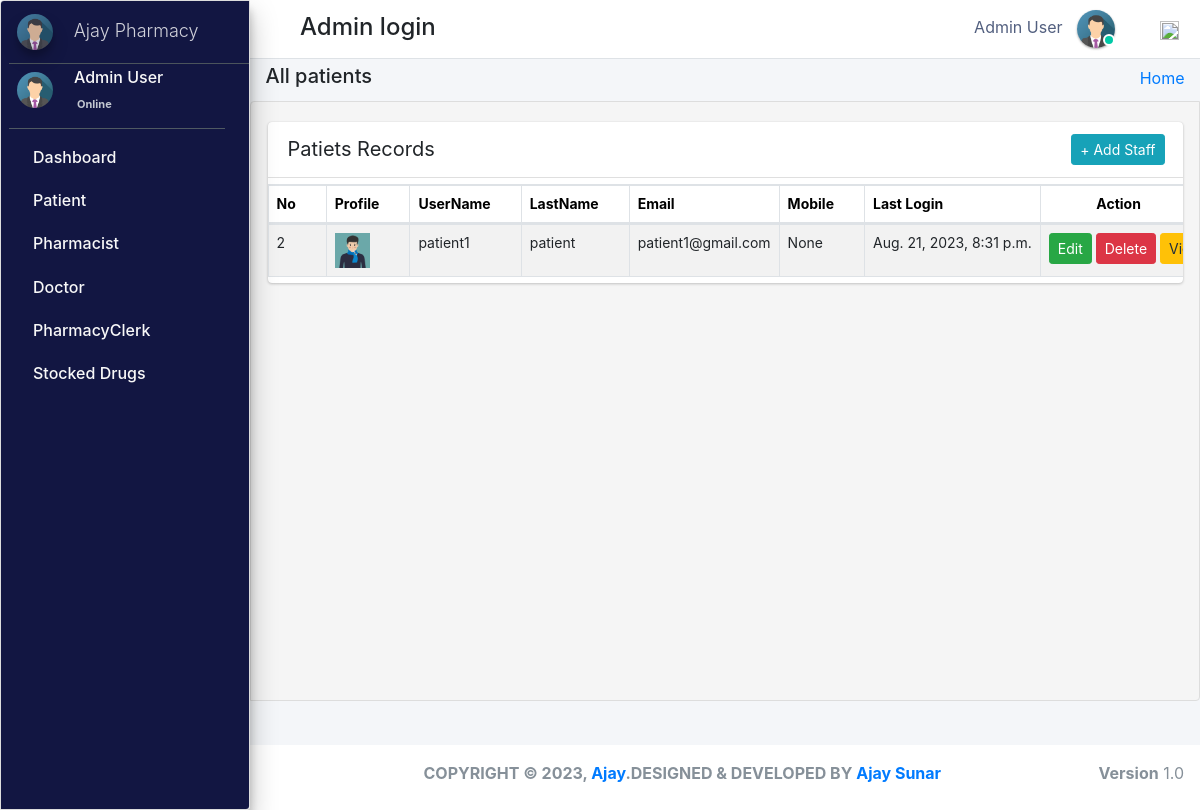
/admin_user/all_patients/ (signed in), run on the app's committed database.
### pharmacy/models.py (models this page shows, shortened)
class CustomUser(AbstractUser):
    user_type_data = ((1, "AdminHOD"), (2, "Pharmacist"), (3, "Doctor"), (4, "PharmacyClerk"),(5, "Patients"))
    user_type = models.CharField(default=1, choices=user_type_data, max_length=10)

class AdminHOD(models.Model):
    gender_category=(
        ('Male','Male'),
        ('Female','Female'),
    )
    admin = models.OneToOneField(CustomUser,null=True, on_delete = models.CASCADE)
    emp_no= models.CharField(max_length=100,null=True,blank=True)
    gender=models.CharField(max_length=100,null=True,choices=gender_category)
    mobile=models.CharField(max_length=10,null=True,blank=True)
    address=models.CharField(max_length=300,null=True,blank=True)
    profile_pic=models.ImageField(default="admin.png",null=True,blank=True)
    created_at = models.DateTimeField(auto_now_add=True)
    updated_at = models.DateTimeField(auto_now=True)
    date_employed=models.DateTimeField(auto_now_add=True, auto_now=False)
    objects = models.Manager()

class Patients(models.Model):
    gender_category=(
        ('Male','Male'),
        ('Female','Female'),
    )
    admin = models.OneToOneField(CustomUser,null=True, on_delete = models.CASCADE)
    reg_no=models.CharField(max_length=30,null=True,blank=True,unique=True)
    gender=models.CharField(max_length=7,null=True,blank=True,choices=gender_category)
    first_name=models.CharField(max_length=20,null=True,blank=True)
    last_name=models.CharField(max_length=20,null=True,blank=True)
    dob=models.DateTimeField(auto_now_add= False, auto_now=False,null=True,blank=True)
    phone_number=models.CharField(max_length=10,null=True,blank=True)
    profile_pic=models.ImageField(default="patient.jpg",null=True,blank=True)
    age= models.IntegerField(default='0', blank=True, null=True)
    address=models.CharField(max_length=300,null=True,blank=True)
    date_admitted=models.DateTimeField(auto_now_add=True, auto_now=False)
    last_updated = models.DateTimeField(auto_now_add=False, auto_now=True)

### pharmacy/HODViews.py (the view, shortened to what this page needs)
# urls.py: path('admin_user/all_patients/',HODViews.allPatients,name='all_patients'),
def allPatients(request):
    form=PatientSearchForm1(request.POST or None)
    patients=Patients.objects.all()
    context={
        "patients":patients,
        "form":form,
        "title":"Admitted Patients"
    }
    return render(request,'hod_templates/admited_patients.html',context)

### pharmacy/LoginCheckMiddleWare.py (called while the page is built, shortened)
    def process_view(self, request, view_func, view_args, view_kwargs):
        modulename = view_func.__module__
        user = request.user
        if user.is_authenticated:
            if user.user_type == "1":
                if modulename == "pharmacy.HODViews":
                    pass
                elif modulename == "":
                    pass
                elif modulename == "pharmacy.views" or modulename == "django.views.static":
                    pass
                else:
                    pass
            else:
                return redirect("login")
        else:
            if request.path == reverse("login"):
                pass
            else:
                return redirect("login")

### pharmacy/templates/hod_templates/admited_patients.html (shortened to what this page needs)
{% extends 'hod_templates/base_template.html'%}
{% load static %}
{% block page_title %}
<h5>All patients</h5>
{% endblock page_title %}
{% block main_content %}
<section class="content">
    <div class="row">
        <div class="col-md-12 px-3">
            <div class="card card-primar sc">
                <div class="card-header">
                    <span>Patiets Records</span>
                   <div class="card-tools d-flex">
                <a class="btn btn-sm btn-info mr-2" href="{% url 'patient_form' %}" role="button">+ Add Staff</a>
            </div>
                </div>
                <table  class="table table-bordered table-hover dataTable" id="plist">
                    <thead>
                            <tr>
                                    <th>No</th>
                                    <th>Profile</th>
                                    <th>UserName</th>
                                    <th>LastName</th>
                                    <th>Email</th>
                                    <th>Mobile</th>
                                     <th>Last Login</th>
                                     <th class="text-center">Action</th>
                            </tr>
                    </thead>
                    <tbody>
                            {% for patient in patients %}
                            <tr class="hov"> <td>{{patient.admin.id}}</td>
                                <td> <img src="{{patient.profile_pic.url}}" class="" width="35" height="35" alt=""></td>
                                <td>{{patient.admin}}</td>
                                <td>{{patient.admin.last_name}}</td>
                                <td>{{patient.admin.email}}</td>
                                <td>{{patient.phone_number}}</td>
                                <td>{{patient.admin.last_login}}</td>
                                <td><a href="{% url 'edit_patient' patient.admin.id %}" class="btn btn-sm btn-success">Edit</a>
                                    <a href="{% url 'delete_patient' patient.id %}" class="btn btn-sm btn-danger">Delete</a></<a>
                                    <a href="{% url 'patient_record' patient.id %}" class="btn btn-sm btn-warning">View</a></td>
                            </tr>
                            {% endfor %}
                    </tbody>
                </table>
            </div>
        </div>
    </div>
</section>
{% endblock %}

### pharmacy/templates/hod_templates/base_template.html (shortened to what this page needs)
{% extends 'base_file.html' %} {% block htm %}
<body class="hold-transition sidebar-mini layout-fixed">
    <div class="wrapper">
        <nav class="main-header navbar navbar-expand navbar-white navbar-light">
            <ul class="navbar-nav">
                <li class="nav-item">
                    <a class="nav-link" data-widget="pushmenu" href="#" role="button"></a>
                </li>
            </ul>
            <h4 style="margin-left: 10px; margin-top: 5px;">Admin login </h4>
            <ul class="navbar-nav ml-auto">
                <li class="mx-3">
                    <a href="#" class="sm-submenu-with-image a">
                        <span>{{user.first_name}}  {{user.last_name}}</span>
                        <img src="{{request.user.adminhod.profile_pic.url}}" class="img-circle elevation-1" width="38" height="38" alt="">
                        <span class="avatar-status avatar-sm-status avatar-status-success"></span>
                    </a>
                </li>
                <li class="nav-item dropdown ml-3 low">
                    <a href="#" class="btn btn-outlined btn-black text-muted bg-transparent " data-toggle="dropdown" aria-expanded="false" data-wow-delay="0.7s"><img src="https://img.icons8.com/ios/50/000000/settings.png" width="19" height="19">
                    </a>
                </li>
            </ul>
        </nav>
        {% include 'hod_templates/sidebar.html'%}
        <div class="content-wrapper">
            <div class="content-header">
                <div class="container-fluid">
                    <div class="row ">
                        <div class="col-sm-6">
                            <h1 class="m-0 text-dark">
                                {% block page_title %} {% endblock page_title %}
                            </h1>
                        </div>
                        <div class="col-sm-6 ">
                            <ol class="breadcrumb float-sm-right">
                                <li class="breadcrumb-item"><a href="">Home</a></li>
                            </ol>
                        </div>
                    </div>
                </div>
            </div>
            {% block main_content %} {% endblock main_content %}
        </div>
        {% include 'hod_templates/footer.html'%}
    </div>
    {% endblock htm %}

### pharmacy/templates/hod_templates/sidebar.html (shortened to what this page needs)
<aside class="main-sidebar sidebar-dark-primary elevation-4">
    <a href="" class="brand-link ml-2">
        <img src="{{request.user.adminhod.profile_pic.url}}" alt="" width="36" height="36" class=" img-circle elevation-3" style="opacity: .8">
        <span class="brand-text font-weight-light mt-1 ml-3 mmust">Ajay  Pharmacy</span>
    </a>
    <div class="sidebar">
        <div class="user-panel mr-3">
            <div class="pull-left image sm-submenu-with-image a ml-2 ">
                <img src="{{request.user.adminhod.profile_pic.url}}" class="img-circle mt-2" width="36" height="36" alt="User Image">
            </div>
            <div class="pull-left info">
                <p>{{user.first_name}} {{user.last_name}}</p>
                <a href="#"> Online</a>
            </div>
        </div>
        <nav class="mt-2">
            <ul class="nav nav-pills nav-sidebar flex-column" data-widget="treeview" role="menu" data-accordion="false">
                <li class="nav-item">
                    <a href="{% url  'admin_dashboard' %}" class="nav-link">
                        <p>
                            Dashboard
                        </p>
                    </a>
                </li>
                <li class="nav-item">
                    <a href="#" class="nav-link">
                        <p>
                            Patient
                        </p>
                    </a>
                </li>
                <li class="nav-item">
                    <a href="#" class="nav-link">
                        <p>
                            Pharmacist
                        </p>
                    </a>
                </li>
                <li class="nav-item">
                    <a href="#" class="nav-link">
                        <p>
                            Doctor
                        </p>
                    </a>
                </li>
                <li class="nav-item">
                    <a href="#" class="nav-link">
                        <p>
                            PharmacyClerk
                        </p>
                    </a>
                </li>
                <li class="nav-item">
                    <a href="#" class="nav-link">
                        <p>
                            Stocked Drugs
                        </p>
                    </a>
                </li>
            </ul>
        </nav>
    </div>
</aside>

### static/css/main.css (style rules this page uses)
html { font-family: sans-serif; line-height: 1.15; -webkit-text-size-adjust: 100%; -webkit-tap-highlight-color: transparent; }
body { overflow-y: hidden; overflow-x: hidden; font-family: -apple-system, BlinkMacSystemFont, "Segoe UI", Roboto, "Helvetica Neue", Arial, "Noto Sans", sans-serif, "Apple Color Emoji", "Segoe UI Emoji", "Segoe UI Symbol", "Noto Color Emoji" !important; }
th { color: rgb(0, 0, 0); font-size: 14px !important; }
.content { background-color: #f5f5f5; border: 1px solid #dddddd; border-radius: 4px 0px 4px 0px; left: -1px; padding: 10px 7px 5px; }
.main-sidebar { background: #ffffff; border: 1px solid #dddddd; border-radius: 4px 0px 4px 0px; font-weight: bold; }
.content { height: 75vh; overflow-y: scroll; overflow-x: hidden; }
.sc { white-space: nowrap; display: block; overflow-x: hidden !important; }
.content .row { margin-top: 20px !important; }
.main-sidebar { background-color: #121642 !important; color: white !important; }
.main-sidebar p { color: #f8f8f8 !important; font-weight: 500 !important }
td { font-size: 14px !important; }
.hov { transition: transform .5s; }
.avatar-status { position: absolute; bottom: 12px; right: 75.4px; display: -ms-inline-flexbox; display: inline-flex; -ms-flex-negative: 0; flex-shrink: 0; -ms-flex-pack: center; justify-content: center; -ms-flex-align: center; align-items: center; white-space: nowrap; text-align: center; vertical-align: baseline; font-weight: 600; border: .125rem solid #fff; width: 12px; height: 12px; line-height: 1; font-size: .71094rem; border-radius: 50%; }
.avatar-status-success { color: #fff; background-color: #00c9a7; }
.card-header span { font-size: 20px !important; }
.table>tbody>tr>td, .table>tbody>tr>th, .table>tfoot>tr>td, .table>tfoot>tr>th, .table>thead>tr>td, .table>thead>tr>th { padding: 8px; line-height: 1.42857143; vertical-align: top; }
.pull-left { float: left; }
.pull-left { float: left!important; }
.user-panel>.info { padding: 5px 5px 5px 15px; line-height: 1; position: absolute; left: 55px; }
.user-panel>.info>p { font-weight: 600; margin-bottom: 9px; }
p { margin: 0 0 10px; }
.user-panel { padding-bottom: 20px; }
.user-panel:after { clear: both; }
.user-panel:before, .user-panel:after { content: " "; display: table; }
.user-panel>.info>a { text-decoration: none; padding-right: 5px; margin-top: 3px; font-size: 11px; overflow: hidden; white-space: nowrap; }
.mmust { overflow: hidden; white-space: nowrap; font-size: 18px; }
.table { background: white !important; }
.container-fluid { width: 100%; padding-right: 15px; padding-left: 15px; margin-right: auto; margin-left: auto; }
.row { display: flex; flex-wrap: wrap; margin-right: -15px; margin-left: -15px; }
.d-flex { display: flex !important; z-index: 44; }
.d-flex { display: flex !important; }
.table tbody tr:nth-of-type(odd) { background-color: rgba(0, 0, 0, .05) !important; }
.table tbody tr:nth-of-type(odd) { background-color: rgba(197, 197, 197, 0.05) !important; }
.img-circle { border-radius: 50%; }
.content-wrapper .content-header { padding: 5px 0.5rem !important; }

### static/css/profile.css (style rules this page uses)
li { list-style-type: none ! }
.navbar-nav span { color: #525f7f !important; margin-right: 10px !important; }
body { font-family: 'Rubik', sans-serif; height: 100% !important; }
.table tbody tr:nth-of-type(odd) { background-color: rgba(0, 0, 0, .05) !important; }

### data on the page
CustomUser: first_name "Admin", last_name "User", user.adminhod.profile_pic (picture)
Patients: admin.id "2", profile_pic (picture), admin "patient1", admin.last_name "patient", admin.email "patient1@gmail.com", phone_number "None", admin.last_login "Aug. 21, 2023, 8:31 p.m."
